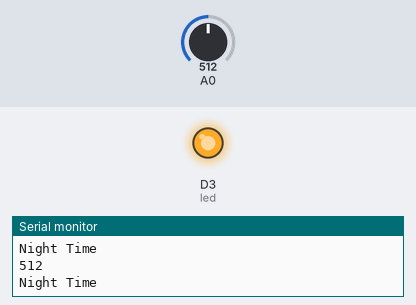
This sketch was run on a simulated ESP8266 (NodeMCU). Parts: output pins drawn as LEDs (lit = HIGH), the last lines printed to the serial monitor. Inputs (shaded band) come from the test bench; at power-on: A0 = 512.

Above: at 1.2 s.
1.3 s: A0 set to 0
At 1.9 s:
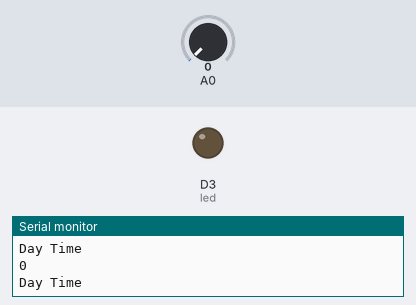
2.8 s: A0 set to 122
At 3.2 s:
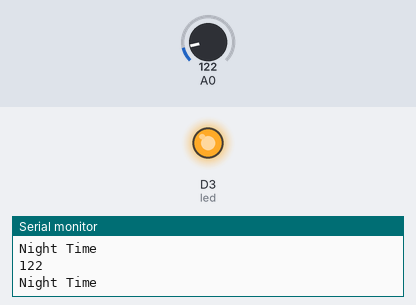
Timing chart, 0 to 5.8 s (numbered marks = the images above; inputs shaded):
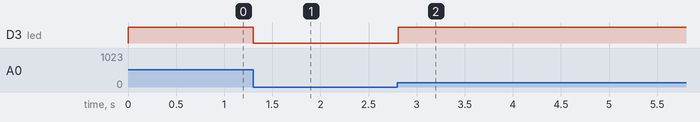

Measured:
- after the input at 1.3 s, D3 (led): HIGH → LOW at once
- after the input at 2.8 s, D3 (led): LOW → HIGH at once

The sketch:

Arduino24.ino
```cpp
int ldr=D0;
int led=D3;
void setup() {
  // put your setup code here, to run once:
pinMode(ldr, INPUT);
pinMode(led, OUTPUT);
Serial.begin(115200);
}

void loop() {
  // put your main code here, to run repeatedly:
int i=analogRead(ldr);
if(i!=0)
{
  Serial.println(i);
  Serial.println("Night Time");
  digitalWrite(led,HIGH);
  delay(100);
}
else
{
  Serial.println(i);
  Serial.println("Day Time");
  digitalWrite(led,LOW);
  delay(100);
}
}
```
